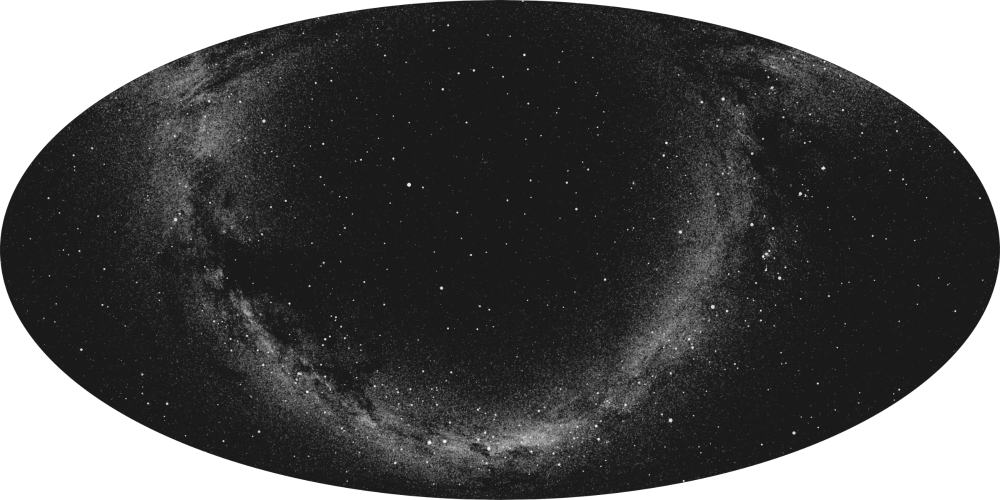
#> input picture data/milkyway-mollweide.png, 2000 x 1000 px (shown at 1/2 size)
$ python build.py
#> lines starting #> are read from the running program, lines starting #| are printed output that depends on the picture
import time
import json
from pathlib import Path

import numpy as np
from PIL import Image, ImageDraw
from shapely import Polygon, box
from shapely.geometry import shape

from starplot import GalaxyPlot, MapPlot, Mollweide, MilkyWay, Miller
from starplot.data import Catalog
from starplot.styles import PlotStyle, extensions


__version__ = "0.2.1"

HERE = Path(__file__).resolve().parent
DATA_PATH = HERE / "data"
BUILD_PATH = HERE / "build"

PARQUET_PATH = BUILD_PATH / f"milky_way-{__version__}.parquet"
STARS_IMAGE_PATH = DATA_PATH / "milkyway-mollweide.png"

# Size (degrees) of the grid cells used to chunk the Milky Way, and how far
# each chunk extends past its cell so that neighboring chunks overlap
CHUNK_SIZE = 8
CHUNK_OVERLAP = 0.5
# Chunks smaller than this (sq. degrees) are slivers at the edge of a cell
MIN_CHUNK_AREA = 0.1


# [37 lines left out: functions chunks, chunk_polygon, milky_ways_chunked, not called in this run]


def build(objects, path: Path, label: str):
#> (the call stopped at in build, `catalog = Catalog(path=path)`: starplot is not available in this run)
#> (the call stopped at in plot_style, `return PlotStyle().extend( extensions.BLUE_NIGHT, extensions.MAP, )`: starplot is not available in this run)
    print(f"Building {label} Catalog...")
    time_start = time.time()

    catalog = Catalog(path=path)
    catalog.build(
        objects=objects,
        chunk_size=200_000,
        columns=[
            "pk",
            "ra",
            "dec",
            "geometry",
        ],
        partition_columns=[],
        compression="none",
        row_group_size=100_000,
    )

    duration = time.time() - time_start
    duration_ms = int(duration * 1000)
    print(f"Done. {duration_ms}ms")


def plot_style():
    return PlotStyle().extend(
        extensions.BLUE_NIGHT,
        extensions.MAP,
    )


# [5 lines left out: function plot, not called in this run]


def plots(catalog_path: Path):
    version = __version__
    kwargs = dict(resolution=4_000, style=plot_style())

    plot(
        MapPlot(projection=Mollweide(), **kwargs),
        catalog_path,
        BUILD_PATH / f"milkyway-mollweide-{version}.svg",
    )
    plot(
        MapPlot(projection=Miller(), **kwargs),
        catalog_path,
        BUILD_PATH / f"milkyway-miller-{version}.svg",
    )
    plot(
        GalaxyPlot(**kwargs),
        catalog_path,
        BUILD_PATH / f"milkyway-galactic-{version}.svg",
    )


# [12 lines left out: function mollweide_pixels, not called in this run]


def overlay(geojson_filename: str, image_path: Path, png_path: Path):
    """Draws a Milky Way polygon on top of a Mollweide image of the stars"""
#> called with geojson_filename = 'milkyway.json'
    stars = Image.open(image_path).convert("RGBA")
#> stars is the input picture: PIL image 2000x1000 RGBA; mean R, G, B, A 30.2, 30.2, 30.2, 200.2
    width, height = stars.size
#> width = 2000; height = 1000
    image = Image.new("RGBA", (width, height), (0, 0, 0, 255))
    image.alpha_composite(stars)
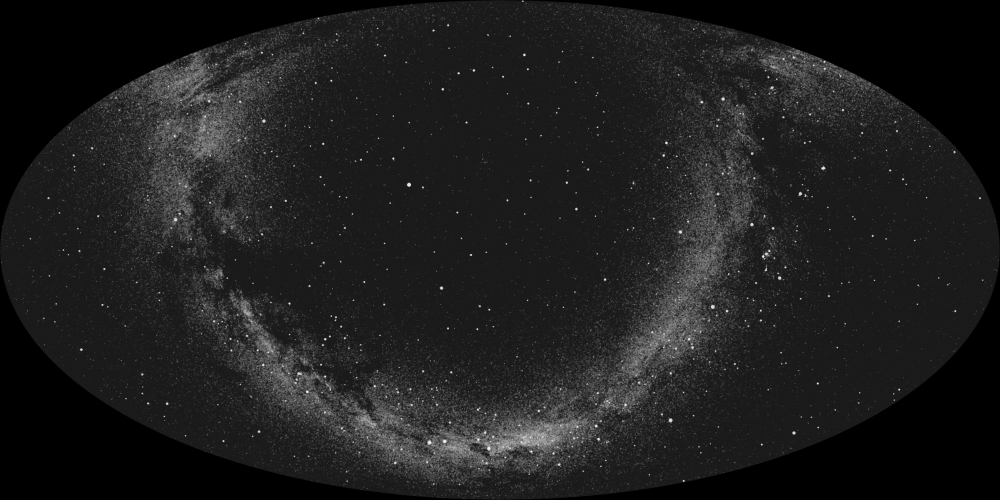
#> image: PIL image 2000x1000 RGBA (shown at 1/2 size); mean R, G, B, A 30, 30, 30, 255

    layer = Image.new("RGBA", (width, height), (0, 0, 0, 0))
#> layer: PIL image 2000x1000 RGBA; every value is 0
    draw = ImageDraw.Draw(layer)

#> (the run stopped early here; a loop or call above may not have finished)
